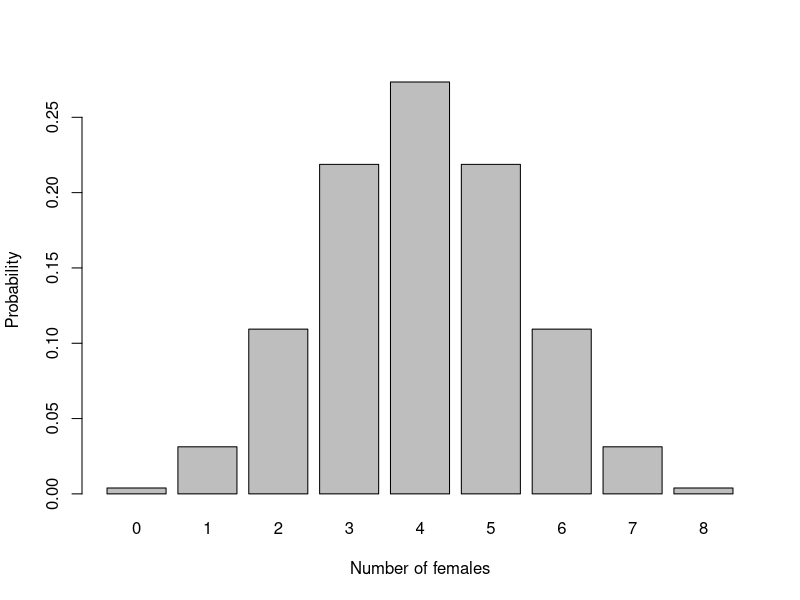
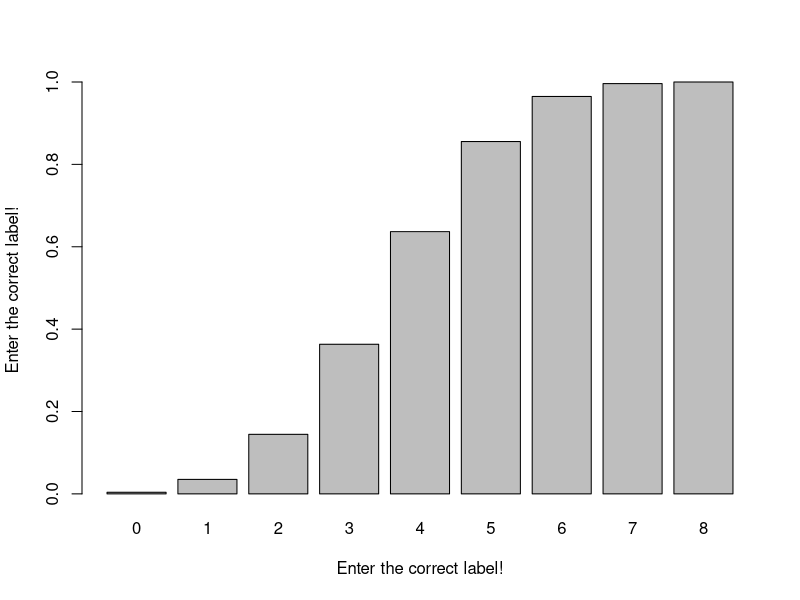
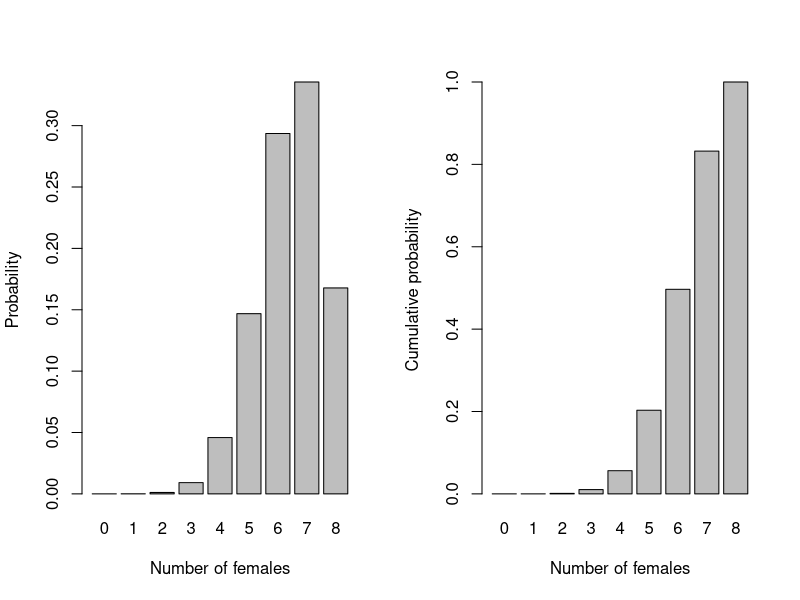
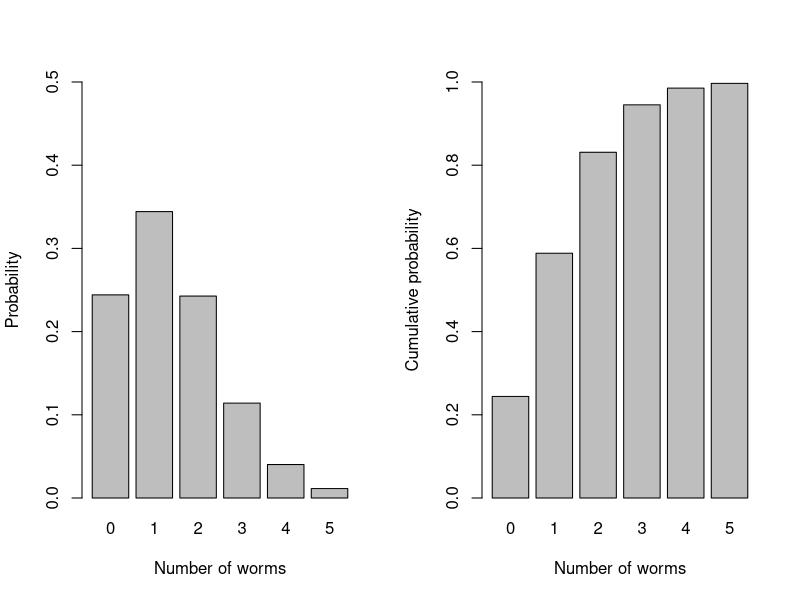
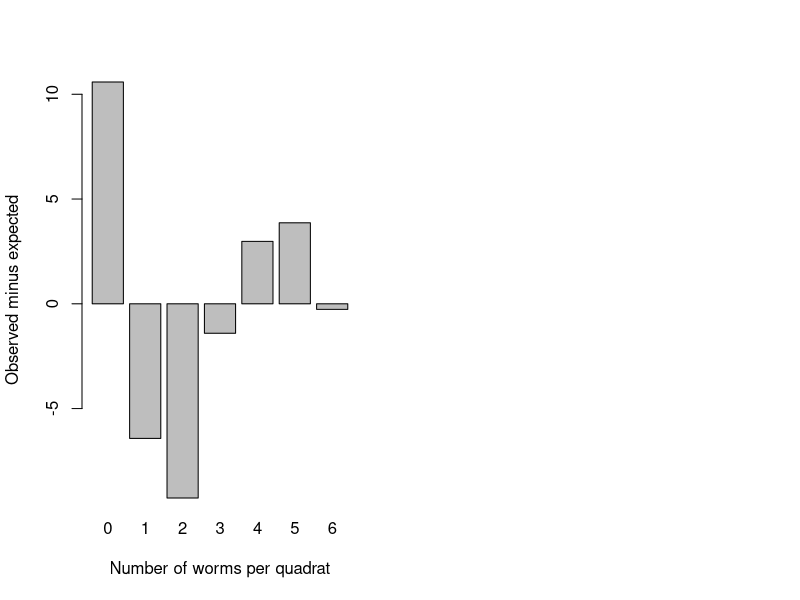
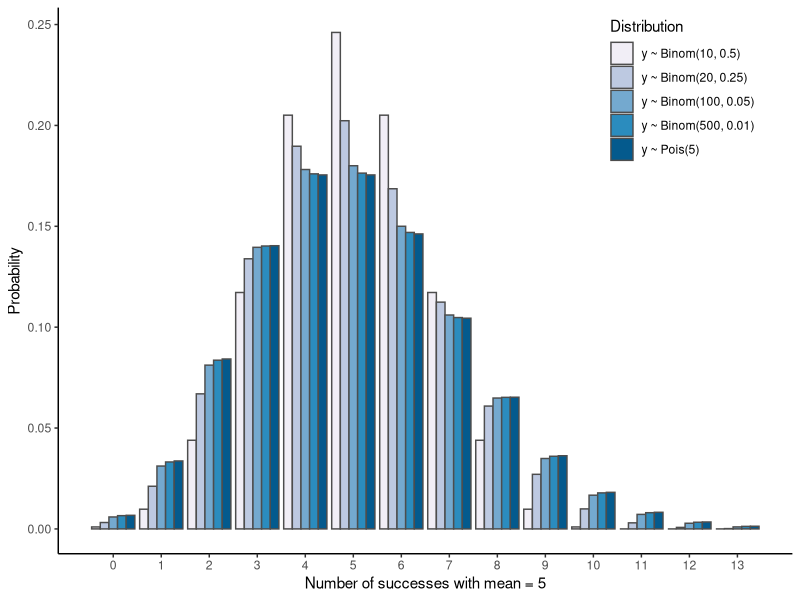

These figures' R source, in order:
## ---- chunk 1
#| message: false
#| warning: false

library(tidyverse)
## ---- chunk 2
n <- 2
x <- 0:n
p <- 0.5

(factorial(n)/(factorial(x)*factorial(n-x))) * p^x * (1-p)^(n-x)
## ---- chunk 3
0.5^8
## ---- chunk 4
n <- 8
x <- 0:n
p <- 0.5

(factorial(n)/(factorial(x)*factorial(n-x))) * p^x * (1-p)^(n-x)
## ---- chunk 5
num_female <- 4 # note that 4 is assigned to the variable called num_female
num_trials <- 8
p_female <- 0.5
## ---- chunk 6
# formatted output just because:
paste0("P(", num_female, " female | ", num_trials, " eggs) = ",
       dbinom(num_female, num_trials, p_female))
## ---- chunk 7
# pbinom gives the cumulative probability
paste("The cumulative probability is", 
      max(pbinom(0:num_female - 1, num_trials, p_female)))
## ---- chunk 8
sum(dbinom(0:3, 8, 0.5))
## ---- chunk 9
0:num_female - 1 # Oops! Is this what you expected?
0:(num_female - 1) # this is actually what we want.
## ---- chunk 10
dbinom(3, 8, 0.5)
## ---- chunk 11
dbinom(8, 8, 0.5)
## ---- chunk 12
pbinom(3, 8, 0.5)
## ---- chunk 13
pbinom(4, 8, 0.5)
## ---- chunk 14
1 - pbinom(1, 8, 0.5)
sum(dbinom(2:8, 8, 0.5))
## ---- chunk 15
#| label: fig-binom_dist
#| fig-cap: "Binomial probability distribution"
#| fig-width: 5
#| fig-height: 3

# Run this, then explore values of p_female
# Note: 'success' and 'failure' is arbitrary. Just make sure you're calculating
# what you think. How would you calculate the probabilities for males instead?
num_female <- 0:8 
p_female <- 0.5 # what are the limits of p_female?
prFemale_df <- data.frame(num_female=num_female, 
                          prob=dbinom(num_female, max(num_female), p_female)) 
prFemale_df 
barplot(prFemale_df$prob, names=prFemale_df$num_female, 
        xlab="Number of females", ylab="Probability")
## ---- chunk 16
#| label: fig-binom_cum_dist
#| fig-cap: "Cumulative binomial probability distribution"
#| fig-width: 5
#| fig-height: 3

prFemale_df$cumul_prob <- cumsum(prFemale_df$prob)
barplot(prFemale_df$cumul_prob, names=prFemale_df$num_female, 
        xlab="Enter the correct label!", ylab="Enter the correct label!")
## ---- chunk 17
#| fig-width: 8
#| fig-height: 4

par(mfrow=c(1,2))
num_female <- 0:8 
p_female <- 0.8 
prFemale_df <- data.frame(num_female=num_female, 
                          prob=dbinom(num_female, max(num_female), p_female)) 
prFemale_df 
barplot(prFemale_df$prob, names=prFemale_df$num_female, 
        xlab="Number of females", ylab="Probability")

prFemale_df$cumul_prob <- cumsum(prFemale_df$prob)
barplot(prFemale_df$cumul_prob, names=prFemale_df$num_female, 
        xlab="Number of females", ylab="Cumulative probability")
## ---- chunk 18
calc_poisson_prob <- function(x, y_bar) {
  (y_bar^x * exp(-y_bar)) / factorial(x)
}
## ---- chunk 19
#| echo: false

calc_poisson_prob <- function(x, y_bar) {
  (y_bar^x * exp(-y_bar)) / factorial(x)
}
## ---- chunk 20
#| include: false

worm_df <- data.frame(num_worms = c(0, 1, 2, 3, 4, 5, 6),
                      num_quadrats = c(35, 28, 15, 10, 7, 5, 0))
## ---- chunk 21
# num_worms is the number of worms per quadrat
# num_quadrats is number of quadrats that contained each number of worms
# This dataset is summarised. Raw data might have columns: quadrat_id, num_worms
worm_df <- data.frame(num_worms=c(0, 1, 2, 3, 4, 5, 6),
                      num_quadrats=c(35, 28, 15, 10, 7, 5, 0))
worm_df
## ---- chunk 22
calc_poisson_prob(x=0:2, y_bar=1.41)
## ---- chunk 23
sum(worm_df$num_quadrats) # total number of quadrats
sum(worm_df$num_quadrats * worm_df$num_worms) # total number of worms
lambda_worms <- with(worm_df, sum(num_worms * num_quadrats) / sum(num_quadrats))
lambda_worms # the mean number of worms per quadrat
## ---- chunk 24
dpois(5, 1.41)
dpois(5, 3)
## ---- chunk 25
# ?dpois 
# for questions like 'determine P(y_i=a | lambda)'
a <- 5 
lambda <- 1.41 
dpois(a, lambda) # probability of observing 'a' worms per quadrat: dpois()

# ?ppois
# for questions like 'determine P(y_i >= a | lambda)
1-ppois(a-1, lambda) # probability of observing >= 'a' worms: ppois()
## ---- chunk 26
#| label: fig-worm_poisson
#| fig-cap: "Poisson probability distribution."

ppois(0:a, lambda) # what does 0:a mean? What's another way to make this vector? 
signif(ppois(0:a, lambda), 3) # round with ?signif
barplot(dpois(0:a, lambda),
        ylab = "Probability", xlab = "Number of worms",
        space = 0.2, ylim = c(0, 0.5), names.arg = 0:a)
## ---- chunk 27
barplot(ppois(0:a, lambda),
        ylab="Cumulative probability", xlab="Number of worms",
        space=0.2, ylim=c(0, 1), names.arg=0:a)
## ---- chunk 28
# create new columns in worm_df for the probabilities
worm_df$prob <- dpois(worm_df$num_worms, lambda)
worm_df$cumul_prob <- cumsum(worm_df$prob)
## ---- chunk 29
#| label: tbl-worm_table
#| tbl-cap: "Worm cast observations and expected probabilities."
#| message: false
#| warning: false

# Make Table 2.1. Use packageName::function() instead of loading with library()
knitr::kable(worm_df, digits=5) 
## ---- chunk 30
knitr::kable(worm_df, digits=3)
## ---- chunk 31
worm_df$num_quadrats_expected <- 100 * worm_df$prob
## ---- chunk 32
worm_df$diff <- worm_df$num_quadrats - worm_df$num_quadrats_expected
## ---- chunk 33
barplot(worm_df$diff, 
        xlab="Number of worms per quadrat", ylab="Observed minus expected", 
        names.arg=0:6)
## ---- chunk 34
#| message: false
#| warning: false
#| code-fold: true

# generate dataframe with probability for 0:16 'successes' from different 
# distributions but where mean is 5.
# note that in y ~ Binom(10,0.5), probability of >10 successes is zero.
y_seq <- 0:13
binom_df <- tibble(y=rep(y_seq, times=4), # ?rep
                   n=rep(c(10, 20, 100, 500), each=length(y_seq)),
                   p=rep(c(0.5, 0.25, 0.05, 0.01), each=length(y_seq))) |>
    mutate(mean=n*p,
           prob=dbinom(y_seq, n, p),
           label=paste0("y ~ Binom(", n, ", ", p, ")"))
pois_df <- tibble(y=y_seq,
                  n=NA, 
                  p=NA,
                  mean=5) |>
    mutate(prob=dpois(y_seq, mean),
           label=paste0("y ~ Pois(", mean, ")"))
distr_df <- bind_rows(binom_df, pois_df) |>
  mutate(label=factor(label, levels=unique(label)))
## ---- chunk 35
#| label: fig-binom_pois_approx
#| fig-cap: "Binomial and Poisson distributions converge with larger numbers of events, depending on p."
#| fig-width: 10
#| fig-height: 3
#| warning: false
#| message: false
#| code-fold: true

ggplot(distr_df, aes(y, prob, fill=label)) +  # ggplot(data, aes(xVar, yVar))
  geom_bar(stat="identity", position="dodge", colour="grey30") +  # ?geom_bar
  scale_fill_brewer("Distribution", palette="PuBu") + # from colorbrewer2.org
  labs(x="Number of successes with mean = 5", y="Probability") +
  scale_x_continuous(breaks=y_seq) +
  theme_classic() + 
  theme(legend.position=c(0.85, 0.85))
## ---- chunk 36
y1 <- rbinom(1000, 10, 0.5)
y2 <- rbinom(1000, 20, 0.25)
y3 <- rbinom(1000, 100, 0.05)
y4 <- rbinom(1000, 500, 0.01)
y5 <- rpois(1000, 5)

paste0("Mean: ", signif(mean(y1), 3), ", variance: ", signif(var(y1), 3))
paste0("Mean: ", signif(mean(y2), 3), ", variance: ", signif(var(y2), 3))
paste0("Mean: ", signif(mean(y3), 3), ", variance: ", signif(var(y3), 3))
paste0("Mean: ", signif(mean(y4), 3), ", variance: ", signif(var(y4), 3))
paste0("Mean: ", signif(mean(y5), 3), ", variance: ", signif(var(y5), 3))
## ---- chunk 37
y <- rpois(10000, 5)
paste0("Mean: ", signif(mean(y), 3), ", variance: ", signif(var(y), 3))
